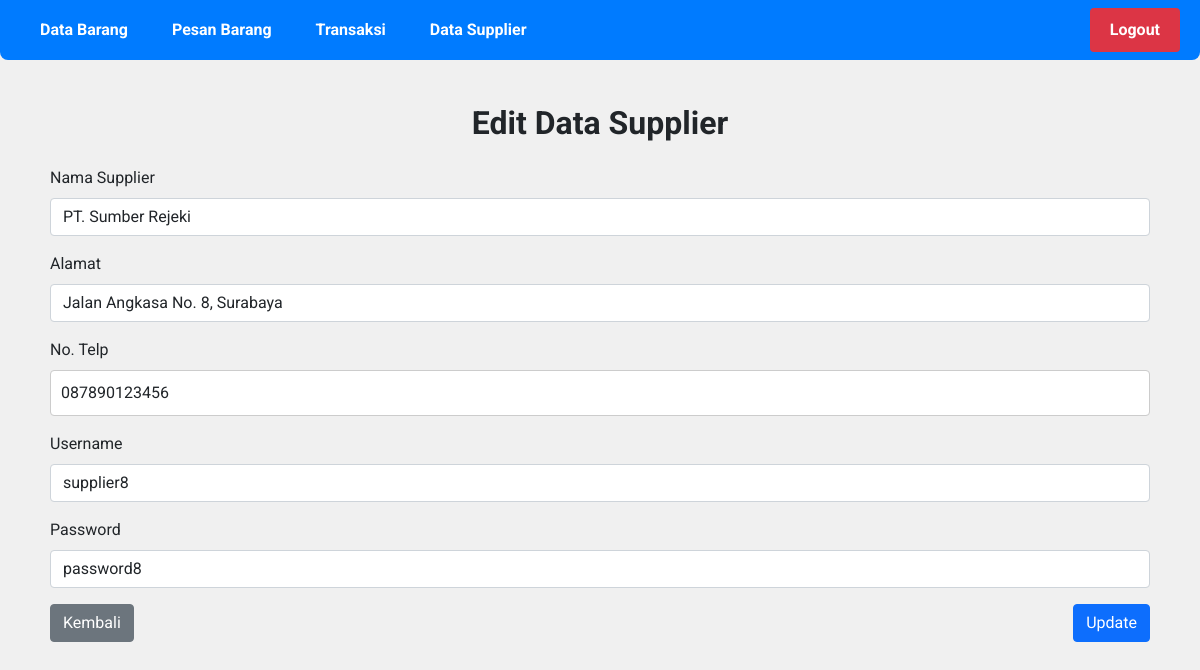
The app's page /admin/supplier_edit.php?kode_supplier=8 with its own data.
### tables this page shows
CREATE TABLE `supplier` (
  `kode_supplier` int(30) NOT NULL,
  `nama_supplier` varchar(100) DEFAULT NULL,
  `alamat` varchar(100) DEFAULT NULL,
  `no_telp` varchar(12) DEFAULT NULL,
  `username` varchar(25) DEFAULT NULL,
  `password` varchar(25) DEFAULT NULL
);

### admin/supplier_edit.php (the view, shortened to what this page needs)
<?php
include '../connection.php';
if (isset($_GET['kode_supplier'])) {
    $kode_supplier = $_GET['kode_supplier'];
    $query = "SELECT * FROM supplier WHERE kode_supplier = '$kode_supplier'";
    $result = $conn->query($query);
    if ($result->num_rows > 0) {
        $supplier = $result->fetch_assoc();
    } else {
        echo "Data Supplier tidak ditemukan!";
        exit;
    }
} else {
    echo "Kode Supplier tidak diberikan!";
    exit;
}
?>
<!DOCTYPE html>
<html lang="id">
<head>
    <link rel="stylesheet" href="https://cdnjs.cloudflare.com/ajax/libs/font-awesome/5.15.3/css/all.min.css">
    <link href="../style.css" rel="stylesheet">
    <link href="https://cdn.jsdelivr.net/npm/bootstrap@5.0.2/dist/css/bootstrap.min.css" rel="stylesheet">
    <link href="https://cdnjs.cloudflare.com/ajax/libs/select2/4.1.0/css/select2.min.css" rel="stylesheet" />
</head>
<body>
    <div class="navbar">
        <div>
            <a href="index.php">Data Barang</a>
            <a href="pesanbarang.php">Pesan Barang</a>
            <a href="transaksi.php">Transaksi</a>
            <a href="supplier.php">Data Supplier</a>
        </div>
        <a href="logout.php" class="logout-button">Logout</a>
    </div>
    <div class="container mt-4">
        <h2 class="text-center mb-4 fw-bold">Edit Data Supplier</h2>
        <form action="supplier_update.php" method="POST">
            <div class="mb-3">
                <label for="nama_supplier" class="form-label">Nama Supplier</label>
                <input type="text" class="form-control" id="nama_supplier" name="nama_supplier" value="<?php echo $supplier['nama_supplier']; ?>" required>
            </div>
            <div class="mb-3">
                <label for="alamat" class="form-label">Alamat</label>
                <input type="text" class="form-control" id="alamat" name="alamat" value="<?php echo $supplier['alamat']; ?>" required>
            </div>
            <div class="mb-3">
                <label for="no_telp" class="form-label">No. Telp</label>
                <input type="number" class="form-control" id="no_telp" name="no_telp" value="<?php echo $supplier['no_telp']; ?>" required>
            </div>
            <div class="mb-3">
                <label for="username" class="form-label">Username</label>
                <input type="text" class="form-control" id="username" name="username" value="<?php echo $supplier['username']; ?>" required>
            </div>
            <div class="mb-3">
                <label for="password" class="form-label">Password</label>
                <input type="text" class="form-control" id="password" name="password" value="<?php echo $supplier['password']; ?>" required>
            </div>
            <div class="d-flex justify-content-between">
                <a href="supplier.php" class="btn btn-secondary">Kembali</a>
                <button type="submit" class="btn btn-primary">Update</button>
            </div>
        </form>
    </div>
</body>
</html>

### style.css (style rules this page uses)
body { font-family: 'Roboto', sans-serif; background-color: #f0f0f0; margin: 0; }
.navbar { display: flex; justify-content: space-between; align-items: center; background-color: #007bff; color: white; padding: 15px 20px; border-radius: 0 0 8px 8px; }
.navbar a { color: white; text-decoration: none; font-weight: 700; padding: 10px 20px; border-radius: 4px; transition: background-color 0.3s; }
.logout-button { background-color: #dc3545; border: none; border-radius: 4px; color: white; font-weight: 700; padding: 10px 20px; cursor: pointer; transition: background-color 0.3s; }

### admin/supplier_edit.php (style rules this page uses)
body { font-family: 'Roboto', sans-serif; background-color: #f0f0f0; margin: 0; }
.container { padding: 20px; }
label { display: block; margin-bottom: 5px; }
select, input[type="number"] { width: 100%; padding: 10px; margin-bottom: 15px; border: 1px solid #ccc; border-radius: 4px; }

### records on screen
supplier: nama_supplier "PT. Sumber Rejeki", alamat "Jalan Angkasa No. 8, Surabaya", no_telp "087890123456", username "supplier8", password "password8"
